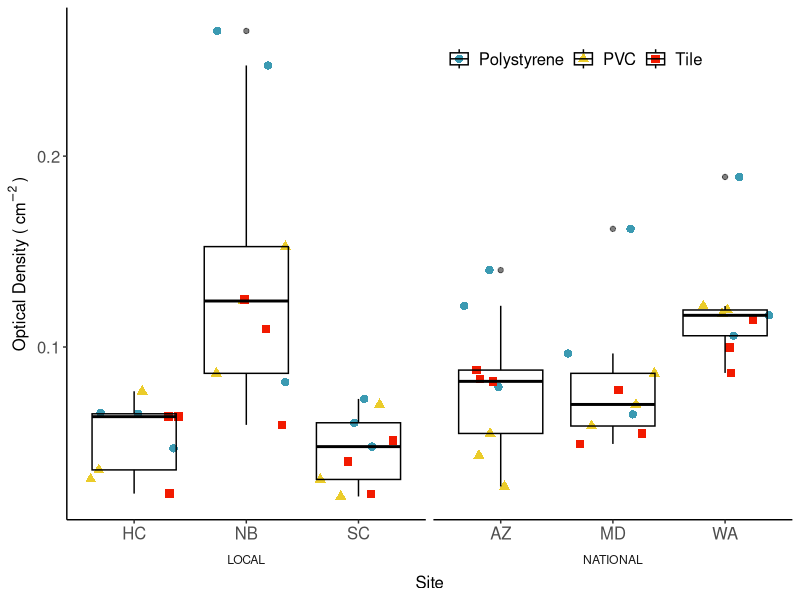
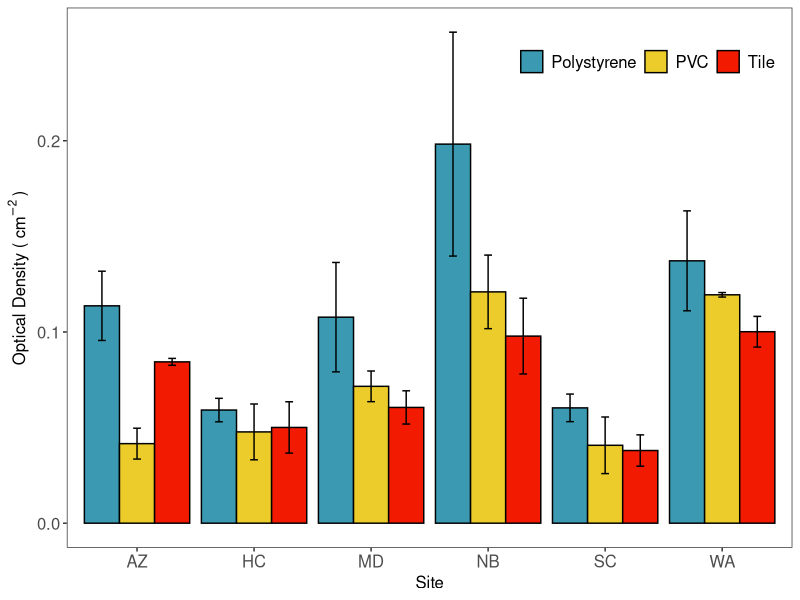
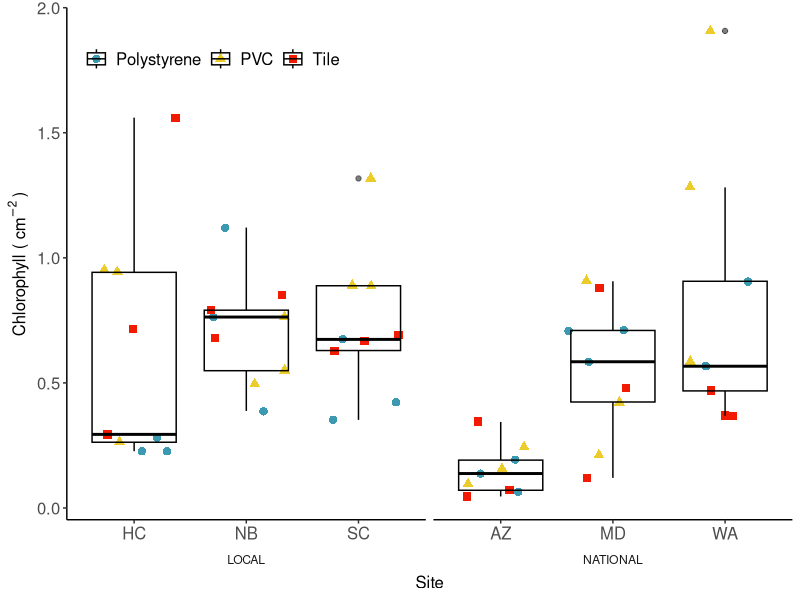
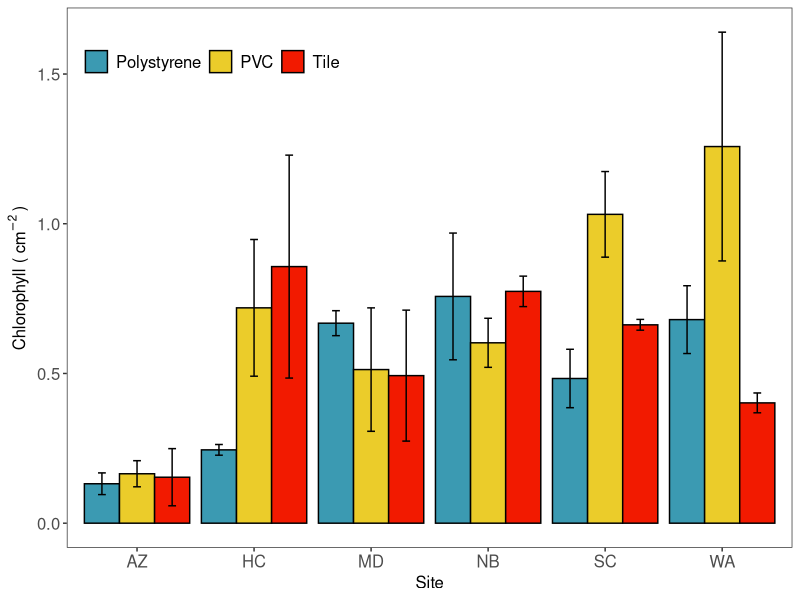
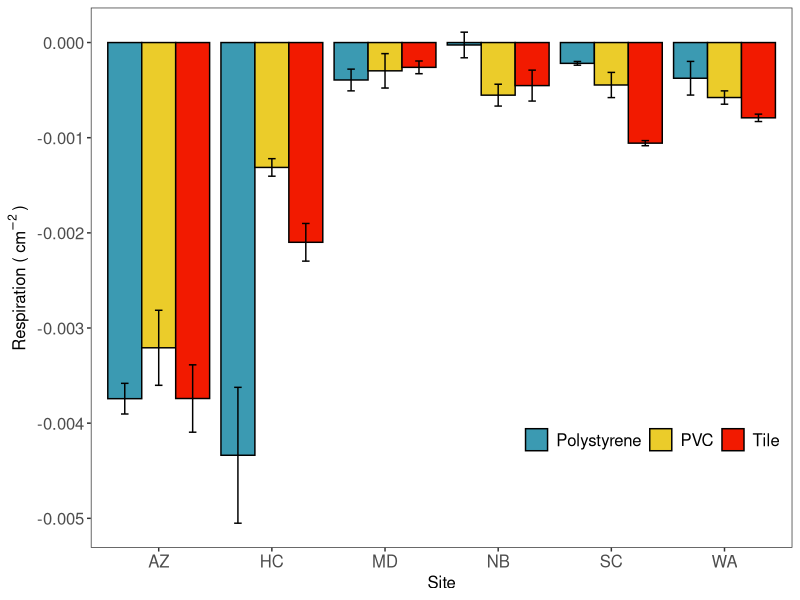
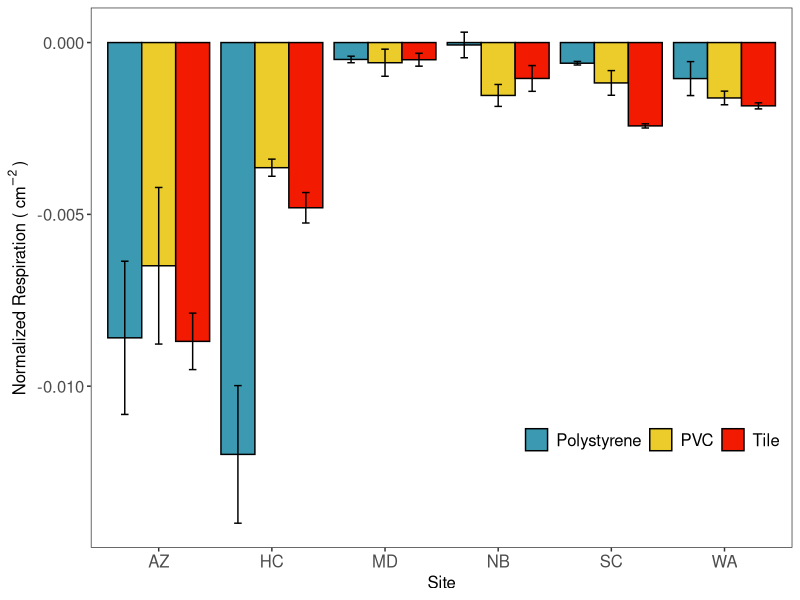
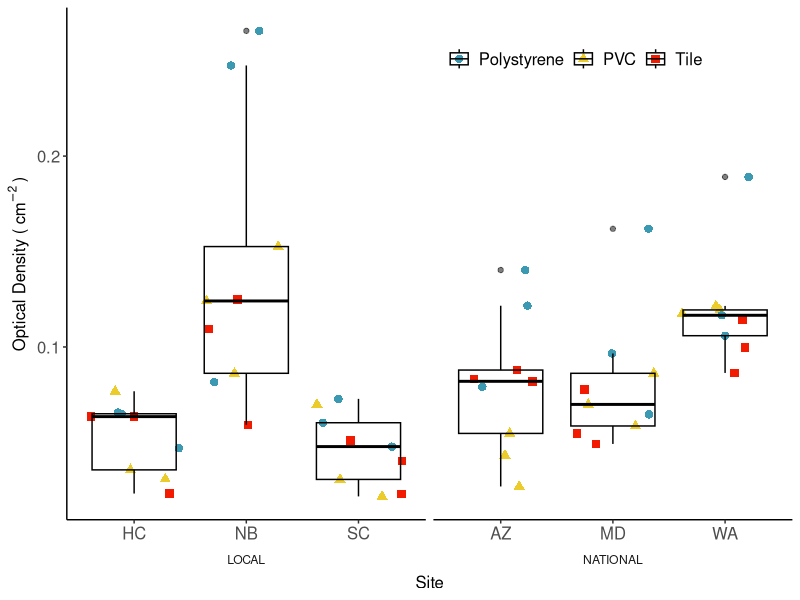
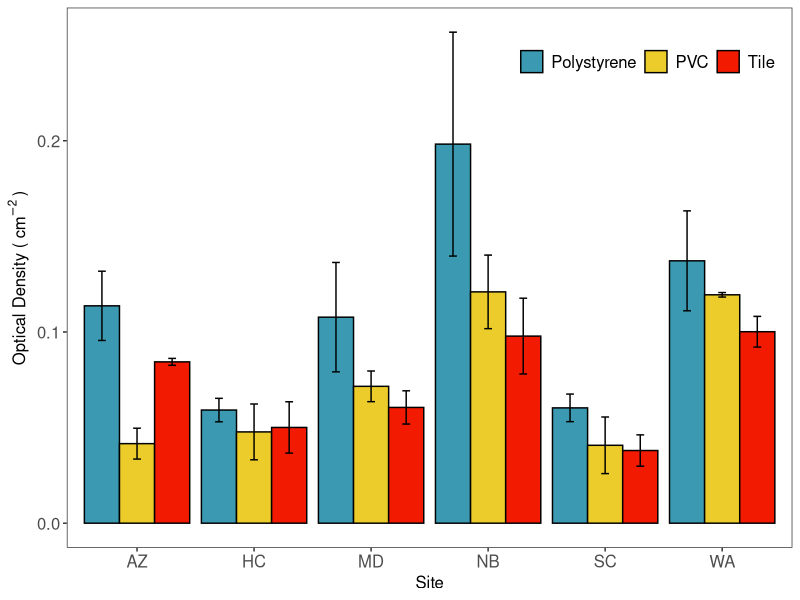

The R script that drew these images, in order:
## ---- chunk 1
#knitr::opts_chunk$set(echo = TRUE)

##Loading Packages
# ipak function: install and load multiple R packages.
# checks to see if packages are installed. Install them if they are not, then load them into the R session.
ipak <- function(pkg){
    new.pkg <- pkg[!(pkg %in% installed.packages()[, "Package"])]
    if (length(new.pkg)) 
        install.packages(new.pkg, dependencies = TRUE, repos='http://cran.us.r-project.org')
    sapply(pkg, require, character.only = TRUE)
}
# Package list.  Contains all needed packages as a this writing.  To update, simply add new package name to the list!
packages <- c("ggplot2", 
              "plyr", 
              "reshape2", 
              "RColorBrewer", 
              "scales", 
              "grid",
              "VennDiagram",
              "bibtex",
              "vegan",
              "RAM",
              "tidyr",
              "Rmisc",
              "glue",
              "reshape",
              "reshape2",
              "lemon",
              "gapminder",
              "magrittr",
              "dplyr",
              "ggpubr",
              "gridExtra",
              "patternplot",
              "tibble",
              "gplots",
              "broom",
              "data.table",
              "devtools",
              "wesanderson")
ipak(packages)

## ---- chunk 2
OpticalDensity<-read.csv(file="OD_RawData.csv")

## ---- chunk 3
summary(OpticalDensity)
tapply(OpticalDensity$OPTICAL_DENSITY, OpticalDensity$SITE, mean)

## ---- chunk 4
OpticalDensitySE <- read.csv(file = "OD_Data_SE.csv")
## ---- chunk 5
OD_Plot<-ggplot(OpticalDensity,aes(x=SITE,y=OPTICAL_DENSITY,group=SITE,shape=SUBSTRATE,color=SUBSTRATE))+
  geom_jitter(size=2.5)+
  scale_color_manual(values = c("#3B9AB2", "#EBCC2A", "#F21A00"))+
  theme_classic()+
  theme(legend.position=c(.7,.9),
        legend.direction = "horizontal",
        legend.title=element_blank(),
        axis.text=element_text(size=12),
        axis.title=element_text(size=12),
        legend.text=element_text(size=12),
        strip.background = element_blank(),
        strip.placement = "outside")+
  geom_boxplot(alpha=0.5, color = "black", fill = NA)+
  labs(y=bquote('Optical Density ('~cm^-2~')'),x='Site')+
  facet_grid(~LOCATION, switch= "x", scales = "free_x", space = "free_x")

OD_Plot

ggsave("OD_Plot.jpeg", device = "jpeg", width = 12, height = 8.5, units = "in")

## ---- chunk 6
OD_Plot_bar <- ggplot(OpticalDensitySE, aes(x=SITE, y=MEAN_OD, fill=SUBSTRATE))+
  geom_bar(stat="identity", color="black", position=position_dodge())+
  theme_bw()+
  #theme_classic2()+ --> x- and y-axis black
  scale_fill_manual(values=c("#3B9AB2", "#EBCC2A", "#F21A00"))+
  theme(legend.position=c(.8,.9),
        legend.direction = "horizontal",
        legend.title=element_blank(),
        axis.text=element_text(size=12),
        axis.title=element_text(size=12),
        legend.text=element_text(size=12),
        plot.background = element_rect(fill = "white"),
        panel.background = element_rect(fill = "white"),
        panel.grid.major = element_line(colour = "white", size=0.1),
        panel.grid.minor = element_line(colour = "white")
        )+
  xlab('Site') + ylab('Optical Density ('~cm^-2~')')+
#Adding SE bars
  geom_errorbar(aes(ymin=MEAN_OD-OD_SE, ymax=MEAN_OD+OD_SE), width = 0.2, position
  =position_dodge(0.9))

OD_Plot_bar

ggsave("OD_Plot_bar.jpeg", device = "jpeg", width = 12, height = 8.5, units = "in")

## ---- chunk 7
Chlorophyll<-read.csv(file="Chl_RawData.csv")
## ---- chunk 8
Chlorophyll$CHLOROPHYLL =abs(286 * (((abs(Chlorophyll$X650B)-abs(Chlorophyll$X750B))-(abs(Chlorophyll$X650A)-abs(Chlorophyll$X750A))*5)/Chlorophyll$SUBSTRATE_AREA))
## ---- chunk 9

ChlorophyllSE <- read.csv(file="Chl_Data_SE.csv")

## ---- chunk 10
Chl_Plot<-ggplot(Chlorophyll,aes(x=SITE,y=CHLOROPHYLL,group=SITE,shape=SUBSTRATE,color=SUBSTRATE))+
  geom_jitter(size=2.5)+
  scale_color_manual(values = c("#3B9AB2", "#EBCC2A", "#F21A00"))+
  theme_classic()+
  theme(legend.position=c(.2,.9),
        legend.direction = "horizontal",
        legend.title=element_blank(),
        axis.text=element_text(size=12),
        axis.title=element_text(size=12),
        legend.text=element_text(size=12),
        strip.background = element_blank(),
        strip.placement = "outside")+
  geom_boxplot(alpha=0.5, color = "black", fill = NA)+
  labs(y=bquote('Chlorophyll ('~cm^-2~')'),x='Site')+
  facet_grid(~LOCATION, switch= "x", scales = "free_x", space = "free_x")

Chl_Plot

ggsave("Chl_Plot.jpeg", device = "jpeg", width = 11, height = 8.5, units = "in")

## ---- chunk 11

CHL_Plot_bar <- ggplot(ChlorophyllSE, aes(x=SITE, y=MEAN_CHL, fill=SUBSTRATE))+
  geom_bar(stat="identity", color="black", position=position_dodge())+
  theme_bw()+
  #theme_classic2()+ --> x- and y-axis black
  scale_fill_manual(values=c("#3B9AB2", "#EBCC2A", "#F21A00"))+
  theme(legend.position=c(.2,.9),
        legend.direction = "horizontal",
        legend.title=element_blank(),
        axis.text=element_text(size=12),
        axis.title=element_text(size=12),
        legend.text=element_text(size=12),
        plot.background = element_rect(fill = "white"),
        panel.background = element_rect(fill = "white"),
        panel.grid.major = element_line(colour = "white", size=0.1),
        panel.grid.minor = element_line(colour = "white")
        )+
  xlab('Site') + ylab('Chlorophyll ('~cm^-2~')')+
#Adding SE bars
  geom_errorbar(aes(ymin=MEAN_CHL-CHL_SE, ymax=MEAN_CHL+CHL_SE), width = 0.2, position=position_dodge(0.9))

CHL_Plot_bar

ggsave("CHL_Plot_bar.jpeg", device = "jpeg", width = 12, height = 8.5, units = "in")
## ---- chunk 12

RespirationSE <- read.csv(file="Resp_SE.csv")

## ---- chunk 13

RESP_Plot_bar <- ggplot(RespirationSE, aes(x=SITE, y=RESPIRATION, fill=SUBSTRATE))+
  geom_bar(stat="identity", color="black", position=position_dodge())+
  theme_bw()+
  #theme_classic2()+ --> x- and y-axis black
  scale_fill_manual(values=c("#3B9AB2", "#EBCC2A", "#F21A00"))+
  theme(legend.position=c(.8,.2),
        legend.direction = "horizontal",
        legend.title=element_blank(),
        axis.text=element_text(size=12),
        axis.title=element_text(size=12),
        legend.text=element_text(size=12),
        plot.background = element_rect(fill = "white"),
        panel.background = element_rect(fill = "white"),
        panel.grid.major = element_line(colour = "white", size=0.1),
        panel.grid.minor = element_line(colour = "white")
        )+
  xlab('Site') + ylab('Respiration ('~cm^-2~')')+
#Adding SE bars
  geom_errorbar(aes(ymin=RESPIRATION-RESP_SE, ymax=RESPIRATION+RESP_SE), width = 0.2, position=position_dodge(0.9))

RESP_Plot_bar

ggsave("RESP_Plot_bar.jpeg", device = "jpeg", width = 12, height = 8.5, units = "in")

#Plot for Respiration normalized by substrate area

NORM_Plot_bar <- ggplot(RespirationSE, aes(x=SITE, y=NORM_RESPIRATION, fill=SUBSTRATE))+
  geom_bar(stat="identity", color="black", position=position_dodge())+
  theme_bw()+
  #theme_classic2()+ --> x- and y-axis black
  scale_fill_manual(values=c("#3B9AB2", "#EBCC2A", "#F21A00"))+
  theme(legend.position=c(.8,.2),
        legend.direction = "horizontal",
        legend.title=element_blank(),
        axis.text=element_text(size=12),
        axis.title=element_text(size=12),
        legend.text=element_text(size=12),
        plot.background = element_rect(fill = "white"),
        panel.background = element_rect(fill = "white"),
        panel.grid.major = element_line(colour = "white", size=0.1),
        panel.grid.minor = element_line(colour = "white")
        )+
  xlab('Site') + ylab('Normalized Respiration ('~cm^-2~')')+
#Adding SE bars
  geom_errorbar(aes(ymin=NORM_RESPIRATION-NORM_SE, ymax=NORM_RESPIRATION+NORM_SE), width = 0.2, position=position_dodge(0.9))

NORM_Plot_bar

ggsave("NORM_Plot_bar.jpeg", device = "jpeg", width = 12, height = 8.5, units = "in")

